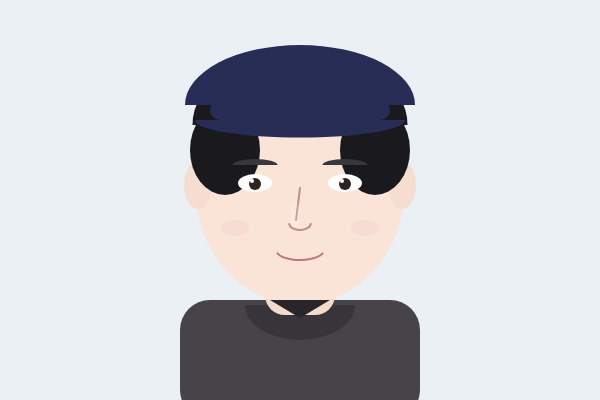
Frame 1 (no input)
Frame 2 (the mouse pressed at the canvas centre, redrawn once): identical to frame 1, image omitted

The p5.js sketch that drew this single still picture (run headless with seeded random() and noise() and a simulated clock; the mouse was pressed at the canvas centre and the sketch redrawn once):

// p5.js sketch
// ── sketch.js
function setup() {
  createCanvas(600, 400);
  noLoop();
}

function draw() {
  background(235, 240, 245);

  noStroke();
  fill(70, 68, 72);
  rect(180, 300, 240, 120, 30);
  fill(55, 53, 57);
  arc(300, 305, 110, 70, 0, PI);

  fill(244, 220, 205);
  rect(265, 255, 70, 60, 20);

  fill(250, 228, 215);
  ellipse(300, 185, 210, 240);

  fill(245, 222, 208);
  ellipse(198, 185, 28, 48);
  ellipse(402, 185, 28, 48);

  fill(25, 25, 30);
  arc(300, 125, 215, 150, PI, TWO_PI);
  ellipse(225, 150, 70, 90);
  ellipse(375, 150, 70, 90);

  fill(40, 45, 85);
  arc(300, 105, 230, 120, PI, TWO_PI);
  rect(210, 100, 180, 20, 10);
  arc(300, 120, 210, 35, 0, PI);

  fill(55, 55, 60);
  arc(255, 165, 45, 12, PI, TWO_PI);
  arc(345, 165, 45, 12, PI, TWO_PI);

  fill(255);
  ellipse(255, 183, 34, 18);
  ellipse(345, 183, 34, 18);
  fill(45, 35, 30);
  ellipse(255, 184, 12, 12);
  ellipse(345, 184, 12, 12);
  fill(255);
  ellipse(252, 181, 4, 4);
  ellipse(342, 181, 4, 4);

  noFill();
  stroke(185, 145, 135);
  strokeWeight(2);
  line(300, 188, 296, 220);
  arc(300, 223, 22, 14, 0.1, PI - 0.1);

  stroke(185, 120, 125);
  strokeWeight(2);
  arc(300, 250, 48, 20, 0.15, PI - 0.15);

  noStroke();
  fill(245, 205, 205, 80);
  ellipse(235, 228, 28, 16);
  ellipse(365, 228, 28, 16);

  fill(255, 255, 255, 40);
  ellipse(295, 214, 10, 26);

  fill(40, 38, 42);
  triangle(270, 300, 300, 318, 330, 300);
}
